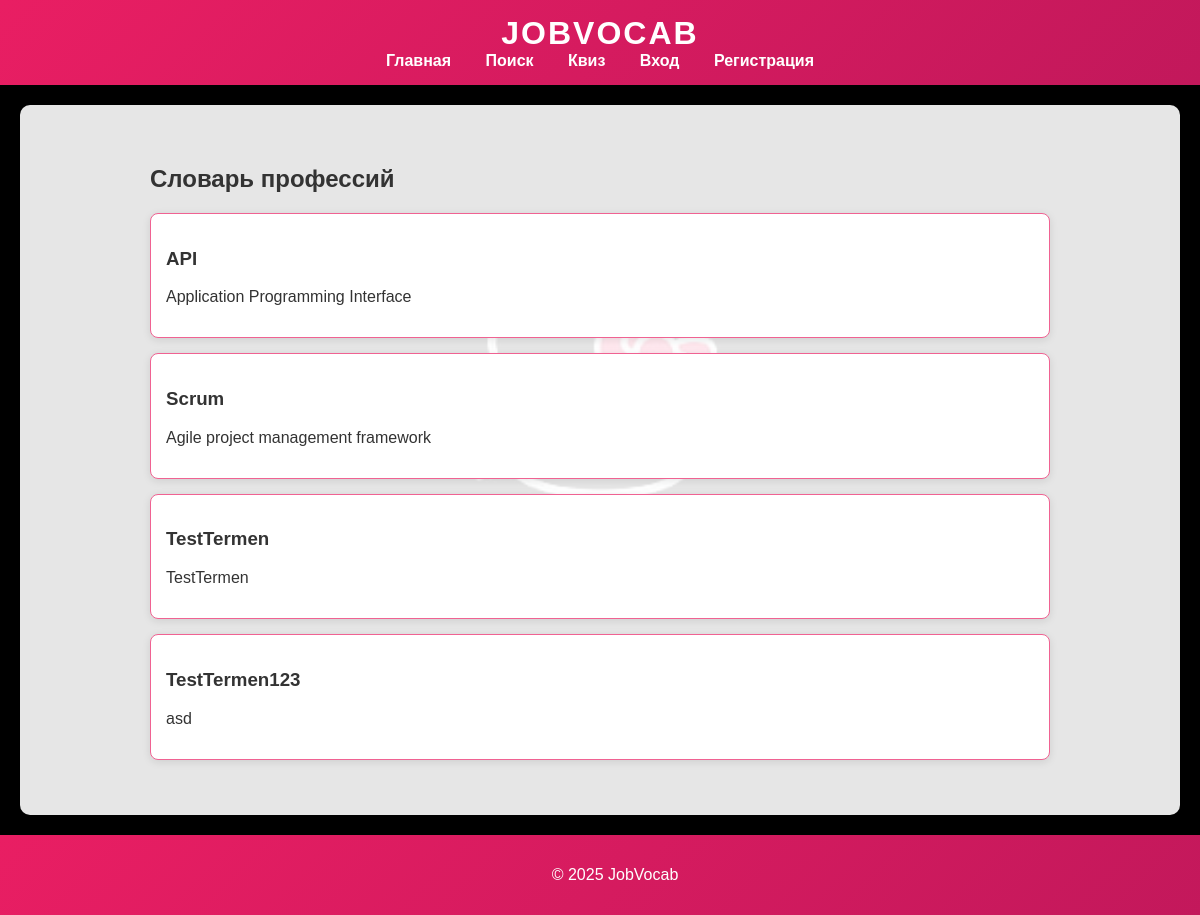
Before: / with the older database file.
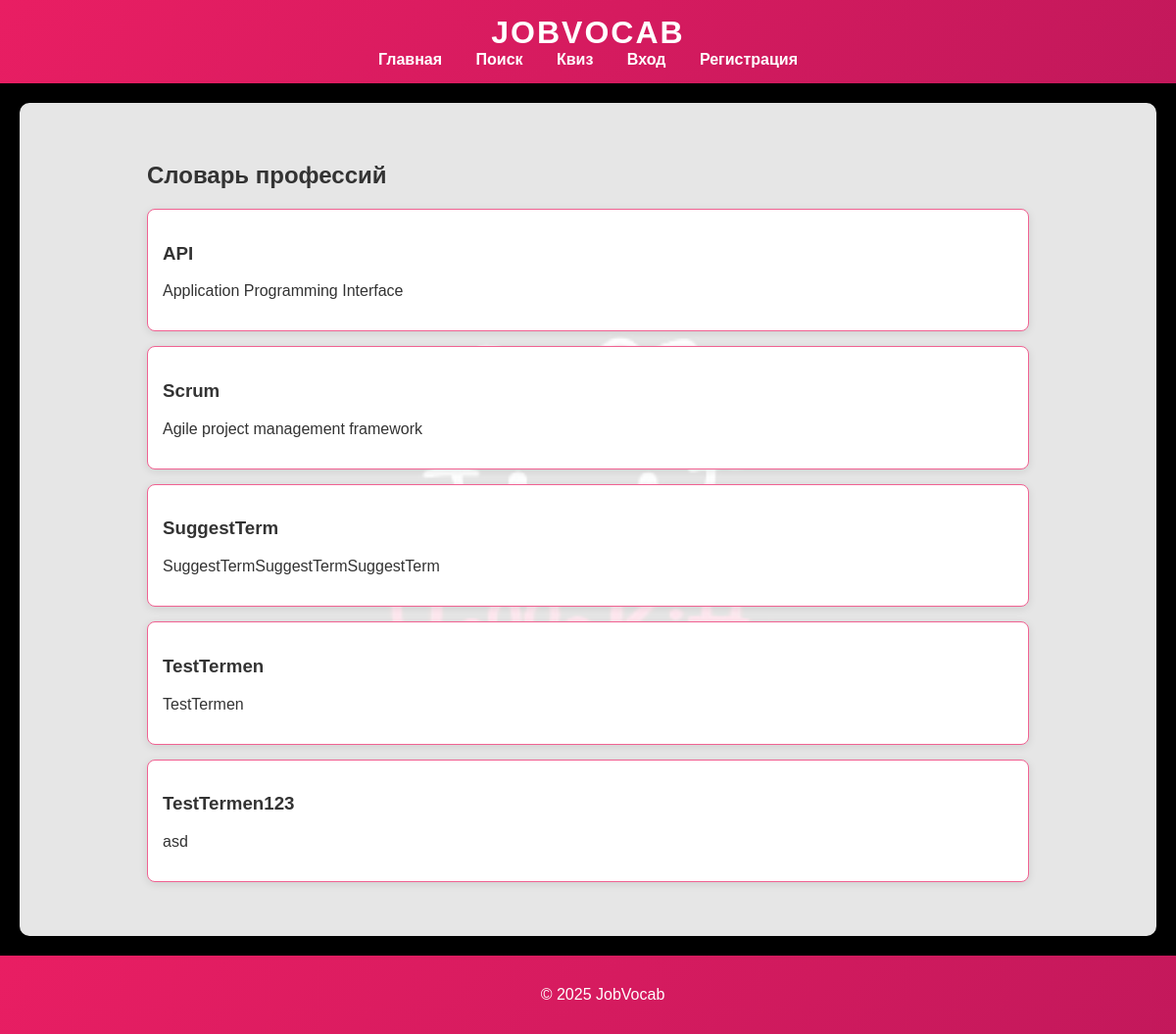
After: the same page with the newer database file.
### tables this page shows
CREATE TABLE terms (
        id INTEGER PRIMARY KEY AUTOINCREMENT,
        title TEXT NOT NULL,
        definition TEXT NOT NULL,
        status TEXT NOT NULL DEFAULT 'active',
        created_by INTEGER,
        created_at DATETIME DEFAULT CURRENT_TIMESTAMP,
        FOREIGN KEY (created_by) REFERENCES users(id)
    );

### app/views/public/index.php (called while the page is built, shortened)
<?php
include __DIR__ . '/../layouts/main.php';
?>

### app/controllers/PublicController.php (called while the page is built, shortened)
<?php
require_once __DIR__ . '/../models/Term.php';
class PublicController {
    public function index() {
        $terms = Term::getAll();
        require __DIR__ . '/../views/public/index.php';
    }
}
?>

### public/index.php (called while the page is built, shortened)
<?php
require_once __DIR__ . '/../app/routes.php';

### app/models/Term.php (called while the page is built, shortened)
<?php
class Term {
    private static $db;
    public static function init() {
        self::$db = getDatabaseConnection();
    }
    public static function getAll() {
        $stmt = self::$db->query('SELECT * FROM terms ORDER BY title');
        return $stmt->fetchAll(PDO::FETCH_ASSOC);
    }
}
?>

### app/views/public/index_content.php (the view)
<div class="container">
    <h2>Словарь профессий</h2>
    <div class="terms">
        <?php foreach ($terms as $term): ?>
            <div class="card">
                <h3><?php echo htmlspecialchars($term['title']); ?></h3>
                <p><?php echo htmlspecialchars($term['definition']); ?></p>
            </div>
        <?php endforeach; ?>
    </div>
</div>

### app/routes.php (shortened to what this page needs)
<?php
require_once __DIR__ . '/controllers/PublicController.php';
$uri = parse_url($_SERVER['REQUEST_URI'], PHP_URL_PATH);
if ($uri === '/' || $uri === '/index.php') {
    (new PublicController())->index();
} elseif ($uri === '/search') {
    (new PublicController())->search();
} elseif ($uri === '/quiz') {
    (new PublicController())->quiz();
} elseif ($uri === '/quiz/create') {
    (new PublicController())->createQuiz();
} elseif ($uri === '/quiz/result') {
    (new PublicController())->quizResult();
} elseif ($uri === '/login') {
    (new AuthController())->login();
} elseif ($uri === '/register') {
    (new AuthController())->register();
} elseif ($uri === '/logout') {
    (new AuthController())->logout();
} elseif ($uri === '/term/suggest') {
    (new TermController())->suggest();
} elseif ($uri === '/term/list') {
    (new TermController())->list();
} elseif ($uri === '/admin/dashboard') {
    (new AdminController())->dashboard();
} elseif ($uri === '/admin/terms') {
    (new AdminController())->manageTerms();
} elseif ($uri === '/admin/users') {
    (new AdminController())->manageUsers();
} elseif ($uri === '/admin/quizzes') {
    (new AdminController())->manageQuizzes();
} elseif ($uri === '/admin/suggestions') {
    (new AdminController())->manageSuggestions();
} else {
    http_response_code(404);
    echo "404 - Страница не найдена";
}
?>

### app/views/layouts/main.php (shortened to what this page needs)
<!DOCTYPE html>
<html lang="ru">
<head>
    <link rel="stylesheet" href="/css/style.css">
</head>
<body>
    <header>
        <h1>JobVocab</h1>
        <nav>
            <a href="/">Главная</a>
            <a href="/search">Поиск</a>
            <a href="/quiz">Квиз</a>
            <?php if (isset($_SESSION['user_id'])): ?>
                <?php if ($_SESSION['role'] === 'user'): ?>
                    <a href="/term/suggest">Предложить термин</a>
                <?php endif; ?>
                <?php if ($_SESSION['role'] === 'admin'): ?>
                    <a href="/admin/dashboard">Админ-панель</a>
                    <a href="/admin/suggestions">Предложения терминов</a>
                <?php endif; ?>
                <a href="/logout">Выйти</a>
            <?php else: ?>
                <a href="/login">Вход</a>
                <a href="/register">Регистрация</a>
            <?php endif; ?>
        </nav>
    </header>
    <main>
        <?php include $content; ?>
    </main>
    <footer>
        <p>© 2025 JobVocab</p>
    </footer>
</body>
</html>

### public/css/style.css (style rules this page uses)
body { font-family: 'Arial', sans-serif; margin: 0; padding: 0; min-height: 100vh; display: flex; flex-direction: column; background: url('./background.jpg') no-repeat center center fixed; background-size: cover; color: #333; }
header { background: linear-gradient(135deg, #e91e63, #c2185b); color: white; padding: 15px; text-align: center; box-shadow: 0 2px 5px rgba(0, 0, 0, 0.2); }
header h1 { margin: 0; font-size: 2em; text-transform: uppercase; letter-spacing: 2px; }
nav a { color: white; margin: 0 15px; text-decoration: none; font-weight: bold; transition: color 0.3s ease, transform 0.3s ease; }
main { padding: 20px; flex: 1; background: rgba(255, 255, 255, 0.9); border-radius: 10px; margin: 20px; box-shadow: 0 4px 10px rgba(0, 0, 0, 0.1); }
footer { background: linear-gradient(135deg, #e91e63, #c2185b); color: white; text-align: center; padding: 15px; width: 100%; box-shadow: 0 -2px 5px rgba(0, 0, 0, 0.2); }
.container { max-width: 900px; margin: 0 auto; padding: 20px; }
.card { border: 1px solid #f06292; padding: 15px; margin: 15px 0; border-radius: 8px; background: #fff; box-shadow: 0 2px 8px rgba(0, 0, 0, 0.1); }
main, .card, .term-item { animation: fadeIn 0.5s ease-in; }

Changed rows visible on the page:
added terms: title "SuggestTerm", definition "SuggestTermSuggestTermSuggestTerm"
